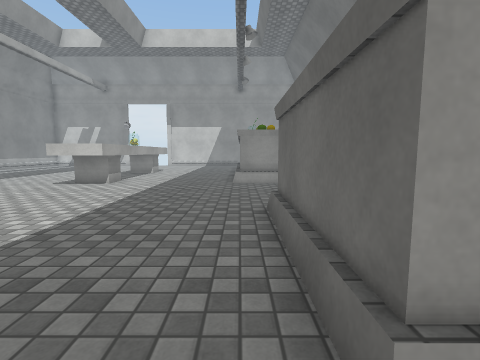
view 1 (above)

17 first-person views from a walk through a scene from a Unity 3-D project. The camera is 1.2 m above the floor, tilts 6° down and sees 85° across. The floor is counted in squares, 1 m on a side. Each view is taken from the middle of a square. On the plan, view 1 faces up. The plan holds only what a view shows up to about 12 squares ahead; the rest is blank. Door leaves are left out, so doorways stand open. Some surface patterns are stand-ins.

view 2
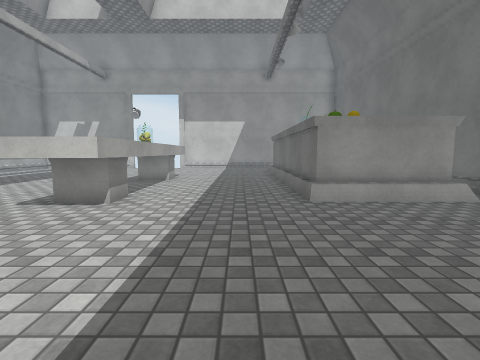

view 3
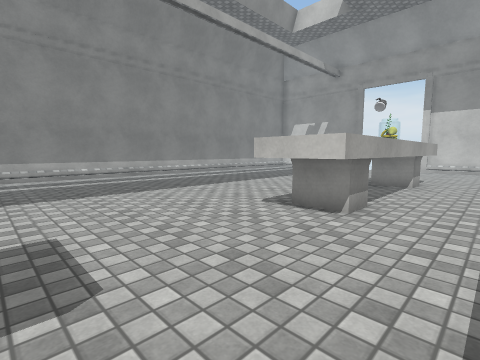

view 4
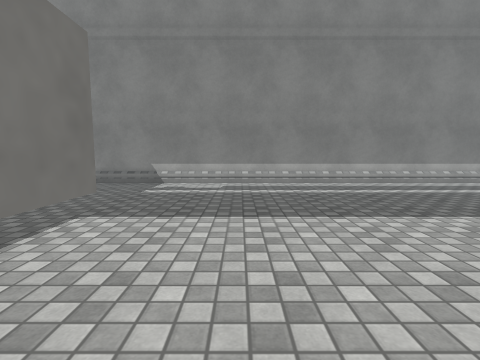

view 5
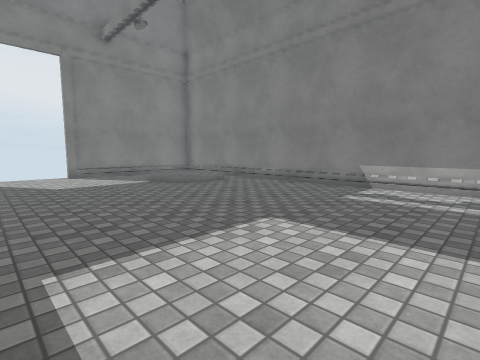

view 6
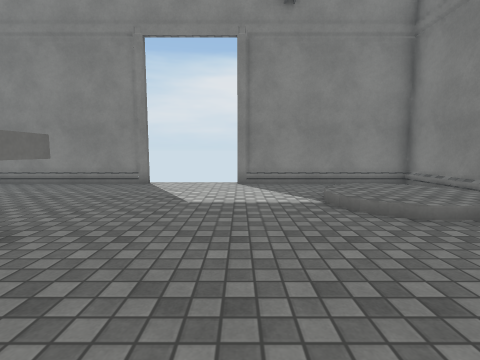

view 7
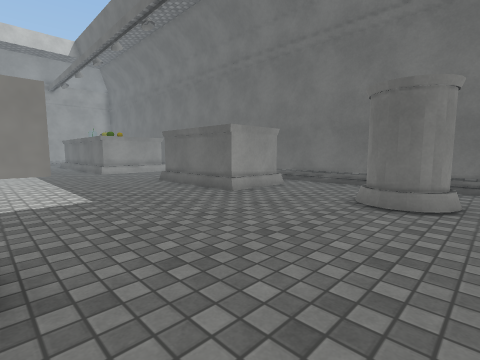

view 8
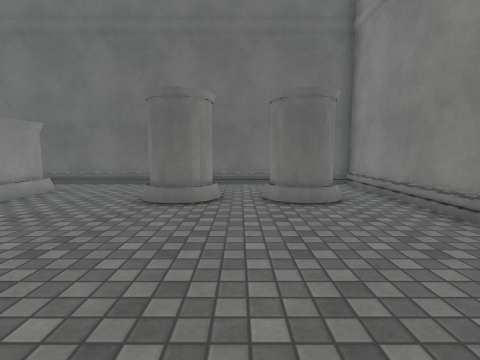

view 9
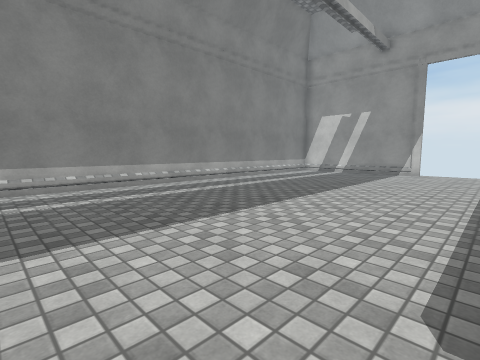

view 10
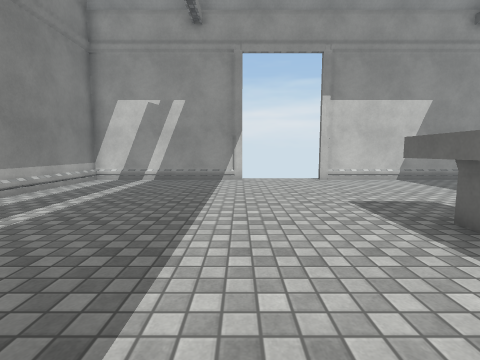

view 11
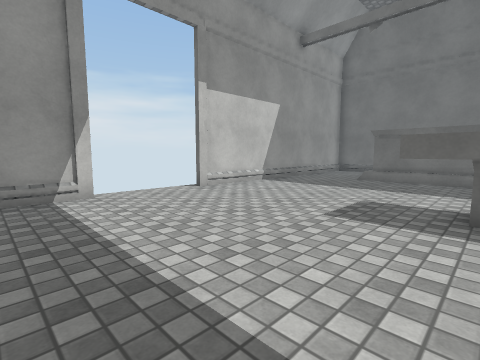

view 12
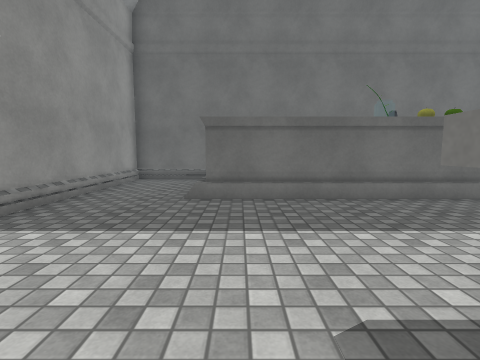

view 13
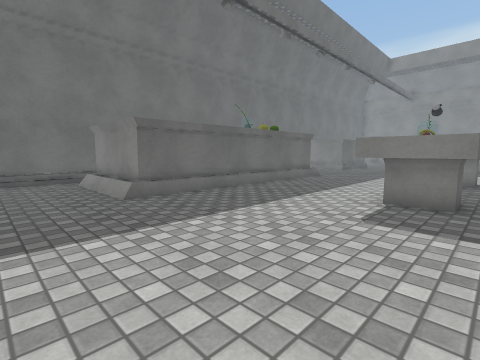

view 14
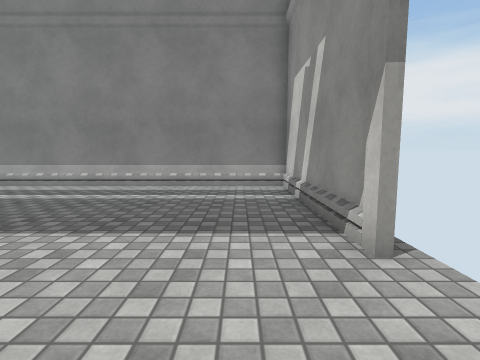

view 15
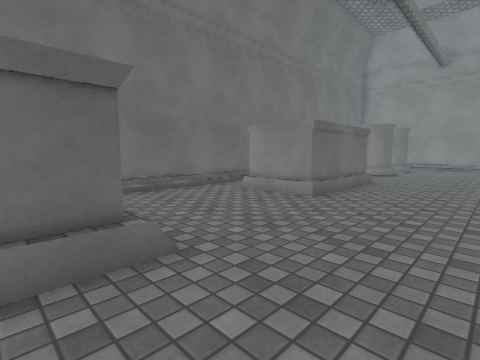

view 16
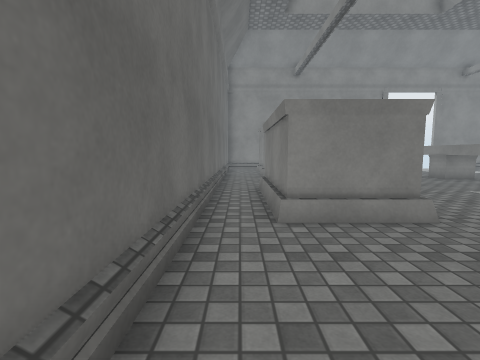

view 17
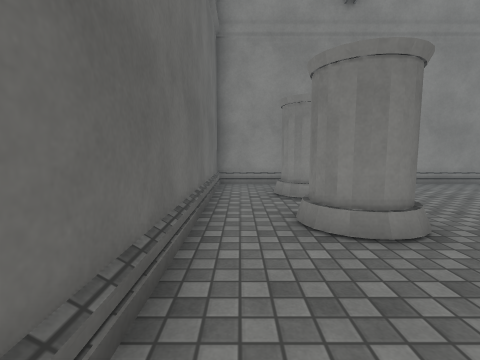

### Floor plan
Key: @ floor where view 1 was taken; # wall or solid block; . main floor; : floor 0.25 m higher than the main floor; / step, stairs or slope; D open door; ^ raised ledge; O other object.
Columns run from 17 left of view 1 to 5 right of it. Each row starts with its distance up from view 1.
 24 #######DDDD############
 23 #.....................#
 22 #.....................#
 21 #.....................#
 20 #................######
 19 #................#
 18 #................#
 17 #.........^^^....#
 16 #.........^^^....#
 15 #.........^^^....#
 14 #.........^ ^....#
 13 #.........^OO....#
 12 #.........^ ^....#
 11 #.........^^^....######
 10 #.........^^^.........#
  9 #..........^^.........#
  8 #.....................#
  7 #.....................#
  6 #.....................#
  5 #.................###.#
  4 #.........^ ^.....###.#
  3 #.........^ ^.....###.#
  2 #.........^ ^.....###.#
  1 #.........^ ^.....###.#
  0 #.........^ ^....@....#
 -1 #.........^ ^.........#
 -2 #.........^^^.........#
 -3 #.........^ ^.....###.#
 -4   /:/.............###.#
 -5   :::/................#
 -6 #./::/............###.#
 -7 #. //.............###.#
 -8 #.  ..................#
 -9 #######DDDD############

Where each view was taken, in squares from view 1:
view 1: 0 up, 0 right, facing up
view 2: 4 up, 2 left, facing up
view 3: 5 up, 3 left, facing up-left
view 4: 5 up, 6 left, facing left
view 5: 5 up, 7 left, facing down-left
view 6: 1 up, 10 left, facing down
view 7: 5 down, 5 left, facing up-right
view 8: 5 down, 5 left, facing right
view 9: 8 up, 7 left, facing up-left
view 10: 12 up, 10 left, facing up
view 11: 16 up, 12 left, facing up-right
view 12: 19 up, 7 left, facing right
view 13: 23 up, 7 left, facing down-right
view 14: 22 up, 7 left, facing left
view 15: 12 up, 3 left, facing down-right
view 16: 10 up, 4 right, facing down
view 17: 1 up, 4 right, facing down
